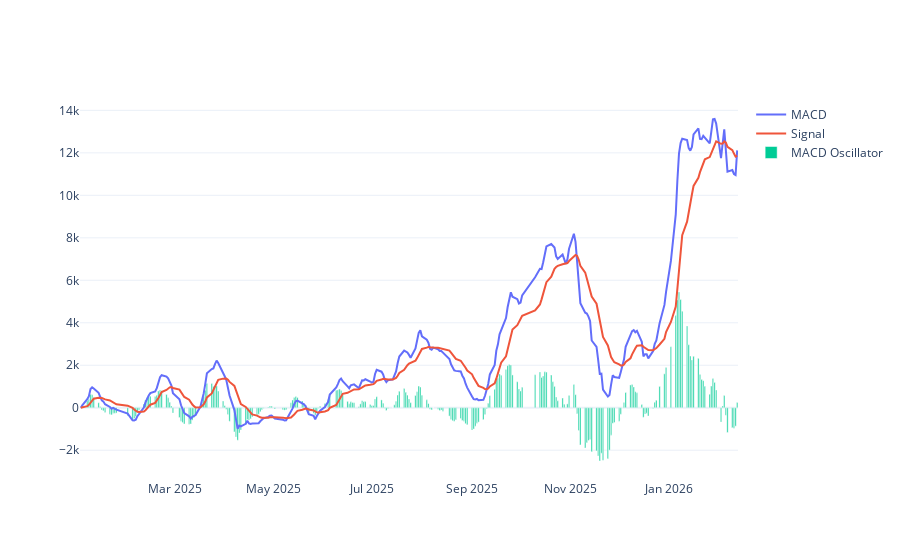

Notebook code for this chart:
### Code cell
import plotly.graph_objects as go

macd = go.Scatter(x=df.index, y=df_macd["MACD"], name="MACD")
signal = go.Scatter(x=df.index, y=df_macd["Signal"], name="Signal")
oscillator = go.Bar(x=df.index, y=df_macd["MACD Oscillator"], name="MACD Oscillator")

fig = go.Figure(data=[macd, signal, oscillator])
fig.show()

### Figure 1 — Plotly figure (JSON) as saved in the notebook; plotly's stock layout.template omitted (floating-point values rounded to 4 significant figures; data arrays with more than 128 entries replaced by an {"elided": "..."} marker saying what was removed)
{"data": [{"name": "MACD", "type": "scatter", "x": {"elided": "272 str values"}, "y": {"elided": "272 float values"}}, {"name": "Signal", "type": "scatter", "x": {"elided": "272 str values"}, "y": {"elided": "272 float values"}}, {"name": "MACD Oscillator", "type": "bar", "x": {"elided": "272 str values"}, "y": {"elided": "272 float values"}}], "layout": {}}
